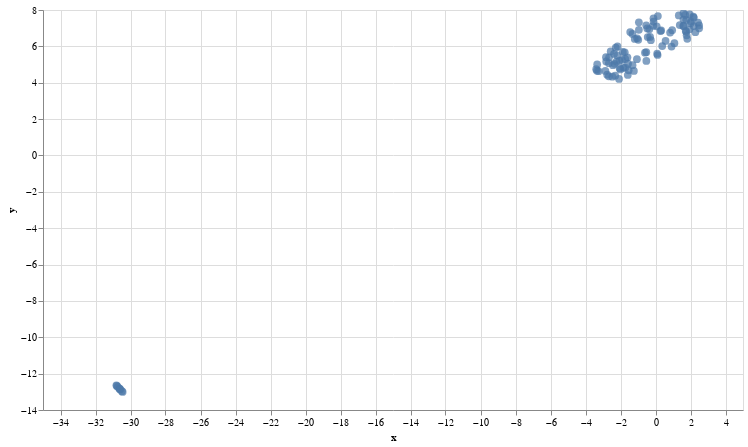

Write notebook code for a chart like this one.
### Markdown cell above
**Embedding Visualizations**

### Code cell
import pandas as pd
import numpy as np

content1 = pd.DataFrame(inquiry_embeddings.content)
embedding1 = list(inquiry_embeddings.embedding)

chart = umap_plot_big(content1,embedding1)
chart.interactive()

### Figure 1 — Vega-Lite specification as saved in the notebook (floating-point values rounded to 4 significant figures)
{"config": {"view": {"continuousWidth": 400, "continuousHeight": 300}}, "data": {"name": "data-849c166b3dd6b236a1d38c0f9427f987"}, "mark": {"type": "circle", "size": 60}, "encoding": {"tooltip": [{"field": "content", "type": "nominal"}], "x": {"field": "x", "scale": {"zero": false}, "type": "quantitative"}, "y": {"field": "y", "scale": {"zero": false}, "type": "quantitative"}}, "height": 400, "selection": {"selector001": {"type": "interval", "bind": "scales", "encodings": ["x", "y"]}}, "width": 700, "$schema": "https://vega.github.io/schema/vega-lite/v4.17.0.json", "datasets": {"data-849c166b3dd6b236a1d38c0f9427f987": [{"content": "INQUIRYID :20240118071921 ,circuitid : ,SPID :14998 ,ORDERID :4340451848 ,INQUIRYREASON :WIRELINE-MISSING RESIDUAL PAYMENT .CURRENTSPCOMMENT :We stopped receiving commissions after Sept'23 billings for this account. Please let us know why the account dropped off and if disconnected, please provide the disco date. Thank you! ,CURRENTSPOCCOMMENT :", "x": 0.9517, "y": 6.891}, {"content": "INQUIRYID :20240118094244 ,circuitid : ,SPID :11343 ,ORDERID :6783446148003 ,INQUIRYREASON :WIRELINE-MISSING RESIDUAL PAYMENT .CURRENTSPCOMMENT :our partner Cynergy Telecom LLC reached out inquirying about City of Snellville regarding their missing Sept and Oct commission( Aug and Sept usage month) The partner never received a true up for missed months ,CURRENTSPOCCOMMENT :", "x": -1.062, "y": 5.295}, {"content": "INQUIRYID :20240118100325880-0 ,circuitid : ,SPID :51048 ,ORDERID :8210774423 ,INQUIRYREASON :WIRELINE-MISSING UPFRONT PAYMENT .CURRENTSPCOMMENT :Missing Upfront Payment ,CURRENTSPOCCOMMENT :", "x": -2.012, "y": 4.728}, {"content": "INQUIRYID :20240118100325880-1 ,circuitid : ,SPID :51048 ,ORDERID :8210774427 ,INQUIRYREASON :WIRELINE-MISSING UPFRONT PAYMENT .CURRENTSPCOMMENT :Missing Upfront Payment ,CURRENTSPOCCOMMENT :", "x": -1.91, "y": 5.255}, {"content": "INQUIRYID :20240118100325880-10 ,circuitid : ,SPID :51048 ,ORDERID :8290383875 ,INQUIRYREASON :WIRELINE-MISSING UPFRONT PAYMENT .CURRENTSPCOMMENT :Missing Upfront Payment ,CURRENTSPOCCOMMENT :", "x": -2.045, "y": 4.799}, {"content": "INQUIRYID :20240118100325880-11 ,circuitid : ,SPID :51048 ,ORDERID :8290383875 ,INQUIRYREASON :WIRELINE-MISSING UPFRONT PAYMENT .CURRENTSPCOMMENT :Missing Upfront Payment ,CURRENTSPOCCOMMENT :", "x": -2.068, "y": 5.215}, {"content": "INQUIRYID :20240118100325880-12 ,circuitid : ,SPID :51048 ,ORDERID :8263498436 ,INQUIRYREASON :WIRELINE-MISSING UPFRONT PAYMENT .CURRENTSPCOMMENT :Missing Upfront Payment ,CURRENTSPOCCOMMENT :", "x": -1.825, "y": 4.819}, {"content": "INQUIRYID :20240118100325880-13 ,circuitid : ,SPID :51048 ,ORDERID :8286482336 ,INQUIRYREASON :WIRELINE-MISSING UPFRONT PAYMENT .CURRENTSPCOMMENT :Missing Upfront Payment ,CURRENTSPOCCOMMENT :", "x": -2.562, "y": 5.719}, {"content": "INQUIRYID :20240118100325880-14 ,circuitid : ,SPID :51048 ,ORDERID :8286482336 ,INQUIRYREASON :WIRELINE-MISSING UPFRONT PAYMENT .CURRENTSPCOMMENT :Missing Upfront Payment ,CURRENTSPOCCOMMENT :", "x": -2.829, "y": 5.406}, {"content": "INQUIRYID :20240118100325880-15 ,circuitid : ,SPID :51048 ,ORDERID :8220456337 ,INQUIRYREASON :WIRELINE-MISSING UPFRONT PAYMENT .CURRENTSPCOMMENT :Missing Upfront Payment ,CURRENTSPOCCOMMENT :", "x": -2.653, "y": 5.4}, {"content": "INQUIRYID :20240118100325880-16 ,circuitid : ,SPID :51048 ,ORDERID :8220456338 ,INQUIRYREASON :WIRELINE-MISSING UPFRONT PAYMENT .CURRENTSPCOMMENT :Missing Upfront Payment ,CURRENTSPOCCOMMENT :", "x": -2.346, "y": 5.042}, {"content": "INQUIRYID :20240118100325880-17 ,circuitid : ,SPID :51048 ,ORDERID :8219173072 ,INQUIRYREASON :WIRELINE-MISSING UPFRONT PAYMENT .CURRENTSPCOMMENT :Missing Upfront Payment ,CURRENTSPOCCOMMENT :", "x": -1.757, "y": 5.674}, {"content": "INQUIRYID :20240118100325880-18 ,circuitid : ,SPID :51048 ,ORDERID :8286439509 ,INQUIRYREASON :WIRELINE-MISSING UPFRONT PAYMENT .CURRENTSPCOMMENT :Missing Upfront Payment ,CURRENTSPOCCOMMENT :", "x": -2.817, "y": 5.168}, {"content": "INQUIRYID :20240118100325880-19 ,circuitid : ,SPID :51048 ,ORDERID :8286439509 ,INQUIRYREASON :WIRELINE-MISSING UPFRONT PAYMENT .CURRENTSPCOMMENT :Missing Upfront Payment ,CURRENTSPOCCOMMENT :", "x": -2.663, "y": 5.073}, {"content": "INQUIRYID :20240118100325880-2 ,circuitid : ,SPID :51048 ,ORDERID :8142065352 ,INQUIRYREASON :WIRELINE-MISSING UPFRONT PAYMENT .CURRENTSPCOMMENT :Missing Upfront Payment ,CURRENTSPOCCOMMENT :", "x": -1.57, "y": 5.048}, {"content": "INQUIRYID :20240118100325880-20 ,circuitid : ,SPID :51048 ,ORDERID :8284310455 ,INQUIRYREASON :WIRELINE-MISSING UPFRONT PAYMENT .CURRENTSPCOMMENT :Missing Upfront Payment ,CURRENTSPOCCOMMENT :", "x": -2.761, "y": 4.441}, {"content": "INQUIRYID :20240118100325880-21 ,circuitid : ,SPID :51048 ,ORDERID :8219353506 ,INQUIRYREASON :WIRELINE-MISSING UPFRONT PAYMENT .CURRENTSPCOMMENT :Missing Upfront Payment ,CURRENTSPOCCOMMENT :", "x": -2.233, "y": 5.161}, {"content": "INQUIRYID :20240118100325880-22 ,circuitid : ,SPID :51048 ,ORDERID :8219353506 ,INQUIRYREASON :WIRELINE-MISSING UPFRONT PAYMENT .CURRENTSPCOMMENT :Missing Upfront Payment ,CURRENTSPOCCOMMENT :", "x": -2.271, "y": 5.93}, {"content": "INQUIRYID :20240118100325880-23 ,circuitid : ,SPID :51048 ,ORDERID :8216708364 ,INQUIRYREASON :WIRELINE-MISSING UPFRONT PAYMENT .CURRENTSPCOMMENT :Missing Upfront Payment ,CURRENTSPOCCOMMENT :", "x": -2.191, "y": 5.501}, {"content": "INQUIRYID :20240118100325880-24 ,circuitid : ,SPID :51048 ,ORDERID :8216708364 ,INQUIRYREASON :WIRELINE-MISSING UPFRONT PAYMENT .CURRENTSPCOMMENT :Missing Upfront Payment ,CURRENTSPOCCOMMENT :", "x": -2.171, "y": 5.996}, {"content": "INQUIRYID :20240118100325880-25 ,circuitid : ,SPID :51048 ,ORDERID :8285344562 ,INQUIRYREASON :WIRELINE-MISSING UPFRONT PAYMENT .CURRENTSPCOMMENT :Missing Upfront Payment ,CURRENTSPOCCOMMENT :", "x": -2.37, "y": 5.586}, {"content": "INQUIRYID :20240118100325880-26 ,circuitid : ,SPID :51048 ,ORDERID :8285344562 ,INQUIRYREASON :WIRELINE-MISSING UPFRONT PAYMENT .CURRENTSPCOMMENT :Missing Upfront Payment ,CURRENTSPOCCOMMENT :", "x": -1.584, "y": 4.425}, {"content": "INQUIRYID :20240118100325880-27 ,circuitid : ,SPID :51048 ,ORDERID :8285344566 ,INQUIRYREASON :WIRELINE-MISSING UPFRONT PAYMENT .CURRENTSPCOMMENT :Missing Upfront Payment ,CURRENTSPOCCOMMENT :", "x": -1.604, "y": 5.396}, {"content": "INQUIRYID :20240118100325880-28 ,circuitid : ,SPID :51048 ,ORDERID :8285344566 ,INQUIRYREASON :WIRELINE-MISSING UPFRONT PAYMENT .CURRENTSPCOMMENT :Missing Upfront Payment ,CURRENTSPOCCOMMENT :", "x": -1.727, "y": 5.303}, {"content": "INQUIRYID :20240118100325880-29 ,circuitid : ,SPID :51048 ,ORDERID :8224835350 ,INQUIRYREASON :WIRELINE-MISSING UPFRONT PAYMENT .CURRENTSPCOMMENT :Missing Upfront Payment ,CURRENTSPOCCOMMENT :", "x": -2.435, "y": 4.968}, {"content": "INQUIRYID :20240118100325880-3 ,circuitid : ,SPID :51048 ,ORDERID :8142065352 ,INQUIRYREASON :WIRELINE-MISSING UPFRONT PAYMENT .CURRENTSPCOMMENT :Missing Upfront Payment ,CURRENTSPOCCOMMENT :", "x": -1.728, "y": 4.827}, {"content": "INQUIRYID :20240118100325880-30 ,circuitid : ,SPID :51048 ,ORDERID :8224835350 ,INQUIRYREASON :WIRELINE-MISSING UPFRONT PAYMENT .CURRENTSPCOMMENT :Missing Upfront Payment ,CURRENTSPOCCOMMENT :", "x": -2.865, "y": 4.648}, {"content": "INQUIRYID :20240118100325880-31 ,circuitid : ,SPID :51048 ,ORDERID :8284234910 ,INQUIRYREASON :WIRELINE-MISSING UPFRONT PAYMENT .CURRENTSPCOMMENT :Missing Upfront Payment ,CURRENTSPOCCOMMENT :", "x": -1.866, "y": 5.696}, {"content": "INQUIRYID :20240118100325880-32 ,circuitid : ,SPID :51048 ,ORDERID :8284234916 ,INQUIRYREASON :WIRELINE-MISSING UPFRONT PAYMENT .CURRENTSPCOMMENT :Missing Upfront Payment ,CURRENTSPOCCOMMENT :", "x": -1.533, "y": 4.68}, {"content": "INQUIRYID :20240118100325880-4 ,circuitid : ,SPID :51048 ,ORDERID :8142065354 ,INQUIRYREASON :WIRELINE-MISSING UPFRONT PAYMENT .CURRENTSPCOMMENT :Missing Upfront Payment ,CURRENTSPOCCOMMENT :", "x": -1.235, "y": 4.648}, {"content": "INQUIRYID :20240118100325880-5 ,circuitid : ,SPID :51048 ,ORDERID :8142065354 ,INQUIRYREASON :WIRELINE-MISSING UPFRONT PAYMENT .CURRENTSPCOMMENT :Missing Upfront Payment ,CURRENTSPOCCOMMENT :", "x": -1.312, "y": 4.964}, {"content": "INQUIRYID :20240118100325880-6 ,circuitid : ,SPID :51048 ,ORDERID :8224848952 ,INQUIRYREASON :WIRELINE-MISSING UPFRONT PAYMENT .CURRENTSPCOMMENT :Missing Upfront Payment ,CURRENTSPOCCOMMENT :", "x": -2.303, "y": 4.39}, {"content": "INQUIRYID :20240118100325880-7 ,circuitid : ,SPID :51048 ,ORDERID :8224848952 ,INQUIRYREASON :WIRELINE-MISSING UPFRONT PAYMENT .CURRENTSPCOMMENT :Missing Upfront Payment ,CURRENTSPOCCOMMENT :", "x": -2.084, "y": 4.211}, {"content": "INQUIRYID :20240118100325880-8 ,circuitid : ,SPID :51048 ,ORDERID :8224848956 ,INQUIRYREASON :WIRELINE-MISSING UPFRONT PAYMENT .CURRENTSPCOMMENT :Missing Upfront Payment ,CURRENTSPOCCOMMENT :", "x": -2.465, "y": 4.329}, {"content": "INQUIRYID :20240118100325880-9 ,circuitid : ,SPID :51048 ,ORDERID :8224848956 ,INQUIRYREASON :WIRELINE-MISSING UPFRONT PAYMENT .CURRENTSPCOMMENT :Missing Upfront Payment ,CURRENTSPOCCOMMENT :", "x": -2.668, "y": 4.351}, {"content": "INQUIRYID :20240118113411 ,circuitid :MOD ,SPID :41163 ,ORDERID :6179354864* ,INQUIRYREASON :MOBILITY-MISSING UPFRONT PAYMENT .CURRENTSPCOMMENT :We do not see this as being paid on thestaement for Oct sales.  Can you please check and  confirm payment? ,CURRENTSPOCCOMMENT :", "x": -3.345, "y": 4.662}, {"content": "INQUIRYID :20240118115752 ,circuitid :MOF ,SPID :41163 ,ORDERID :8572102311* ,INQUIRYREASON :MOBILITY-INCORRECT PAYMENT .CURRENTSPCOMMENT :We wer epid for the feature ILWC, bit not for therate plan BEASVM4I ,CURRENTSPOCCOMMENT :", "x": -3.255, "y": 4.632}, {"content": "INQUIRYID :20240118122405 ,circuitid :0000248486 ,SPID :11343 ,ORDERID :311568320 ,INQUIRYREASON :WIRELINE-INCORRECT PAYMENT .CURRENTSPCOMMENT :Checking to see what caused the chargeback in September ,CURRENTSPOCCOMMENT :", "x": 1.781, "y": 6.61}, {"content": "INQUIRYID :20240118122722 ,circuitid :MLEC935138ATI ,SPID :11343 ,ORDERID :1026426661 ,INQUIRYREASON :WIRELINE-MISSING RESIDUAL PAYMENT .CURRENTSPCOMMENT :We did not receive a commission payment in Nov and Dec for the services associated with the $659.79. Can you advise what changes were made to the services? ,CURRENTSPOCCOMMENT :", "x": 0.09542, "y": 5.596}, {"content": "INQUIRYID :20240118140856 ,circuitid : ,SPID :41163 ,ORDERID :6032894152UPGT ,INQUIRYREASON :MOBILITY-MISSING UPFRONT PAYMENT .CURRENTSPCOMMENT :Upgrade not paid ,CURRENTSPOCCOMMENT :", "x": -3.389, "y": 4.743}, {"content": "INQUIRYID :20240118141136 ,circuitid : ,SPID :41163 ,ORDERID :6032894152UPGT ,INQUIRYREASON :MOBILITY-MISSING UPFRONT PAYMENT .CURRENTSPCOMMENT :Commission not paid ,CURRENTSPOCCOMMENT :", "x": -3.334, "y": 5.009}, {"content": "INQUIRYID :20240118144553 ,circuitid :8310009457794 ,SPID :41978 ,ORDERID :1-AO67SEJ-B0001 ,INQUIRYREASON :WIRELINE-MISSING RESIDUAL PAYMENT .CURRENTSPCOMMENT :Missing residuals for 04/22 - 08/22 bills dates. ,CURRENTSPOCCOMMENT :", "x": -0.3541, "y": 6.939}, {"content": "INQUIRYID :20240118145228 ,circuitid : ,SPID :11343 ,ORDERID :7504098736 ,INQUIRYREASON :WIRELINE-MISSING RESIDUAL PAYMENT .CURRENTSPCOMMENT :Checking to see if the account is past due or if the services have been disconnected. If the services have been disconnected, please provide the disconnection date and the reason for the disconnection. We have not received a commission payment since October. ,CURRENTSPOCCOMMENT :", "x": 0.5756, "y": 6.3}, {"content": "INQUIRYID :20240118145232 ,circuitid :DHEC631385811ATI ,SPID :41978 ,ORDERID :RENEWAL607098-1 ,INQUIRYREASON :WIRELINE-MISSING RESIDUAL PAYMENT .CURRENTSPCOMMENT :Missing May21, Oct21 - 11/23 bill dates. ,CURRENTSPOCCOMMENT :", "x": -0.2654, "y": 6.337}, {"content": "INQUIRYID :20240118145347 ,circuitid :DHEC631385812ATI ,SPID :41978 ,ORDERID :RENEWAL607098-2 ,INQUIRYREASON :WIRELINE-MISSING BONUS .CURRENTSPCOMMENT :Missing May21, Oct21 - 11/23 bill dates ,CURRENTSPOCCOMMENT :", "x": -0.4441, "y": 6.508}, {"content": "INQUIRYID :20240118145431 ,circuitid :DHEC631385813ATI ,SPID :41978 ,ORDERID :RENEWAL607098-3 ,INQUIRYREASON :WIRELINE-MISSING RESIDUAL PAYMENT .CURRENTSPCOMMENT :Missing May21, Oct21 - 11/23 bill dates. ,CURRENTSPOCCOMMENT :", "x": -0.3084, "y": 6.517}, {"content": "INQUIRYID :20240118145852 ,circuitid :BREC553255ATI ,SPID :41978 ,ORDERID :1018947116 ,INQUIRYREASON :WIRELINE-MISSING RESIDUAL PAYMENT .CURRENTSPCOMMENT :Customer account paid under 1018947116\\n and 1018947116_X. Missing 5/21 - 10/21, 12/21, 2/21, and 10/23 bill dates between these two AT&T order IDs ,CURRENTSPOCCOMMENT :", "x": 1.958, "y": 7.757}, {"content": "INQUIRYID :20240118161720 ,circuitid : ,SPID :16573 ,ORDERID :1-LVW3IQ6-B0001 ,INQUIRYREASON :WIRELINE-MISSING RESIDUAL PAYMENT .CURRENTSPCOMMENT :WEX Health (23). Toll Free order # 1-LVW3IQ6-B0001. Missing all residuals. 1/18/24, I sent an email to my TSC Jody Baker asking him to ensure the sub account is loaded to DB for this order.  Acct # 831-001-0953-563.  Sub Acct # 831-001-3176 493. Sept '23 @ $.35.  Oct '23 @ $3.73.  Nov '23 @ $15.94.  Dec '23 @ $571.18. RIC Code 689-229.  Rome Oppty 1-L65E1JT. Please start residuals. Thanks. ,CURRENTSPOCCOMMENT :", "x": 0.1359, "y": 7.665}, {"content": "INQUIRYID :20240118225326 ,circuitid :MMEC864993ATI ,SPID :40634 ,ORDERID :RENEWALNBI14347977B ,INQUIRYREASON :WIRELINE-INCORRECT PAYMENT .CURRENTSPCOMMENT :This renewal was signed on 3-1-22 so not understanding why there are now credits being posted on the bill with a completion date of 10/20/2021 and credit dates of 10/17/2023 - 10/18/2023. This is for the Oct-23 Billing/Nov-23 Cycle/Dec-23 Run. BEID - MMEC864993ATI. ,CURRENTSPOCCOMMENT :", "x": -30.49, "y": -12.96}, {"content": "INQUIRYID :20240119014843 ,circuitid :MMEC741470ATI ,SPID :40634 ,ORDERID :RENEWALNBI14347977C ,INQUIRYREASON :WIRELINE-INCORRECT PAYMENT .CURRENTSPCOMMENT :This renewal was signed on 3-1-22 so not understanding why there are now credits being posted on the bill with a completion date of 10/20/2021 and credit dates of 10/17/2023 - 10/18/2023. This is for the Oct-23 Billing/Nov-23 Cycle/Dec-23 Run. BEID - MMEC741470ATI. ,CURRENTSPOCCOMMENT :", "x": -30.45, "y": -13.0}, {"content": "INQUIRYID :20240119015754 ,circuitid :IUEC898283ATI ,SPID :40634 ,ORDERID :RENEWALNBI14347977D ,INQUIRYREASON :WIRELINE-INCORRECT PAYMENT .CURRENTSPCOMMENT :This renewal was signed on 3-1-22 so not understanding why there are now credits being posted on the bill with a completion date of 10/20/2021 and credit dates of 10/17/2023 - 10/18/2023. This is for the Oct-23 Billing/Nov-23 Cycle/Dec-23 Run. BEID - IUEC898283ATI. ,CURRENTSPOCCOMMENT :", "x": -30.73, "y": -12.73}, {"content": "INQUIRYID :20240119020240 ,circuitid :MMEC879693ATI ,SPID :40634 ,ORDERID :RENEWALNBI14347977E ,INQUIRYREASON :WIRELINE-INCORRECT PAYMENT .CURRENTSPCOMMENT :This renewal was signed on 3-1-22 so not understanding why there are now credits being posted on the bill with a completion date of 10/20/2021 and credit dates of 10/17/2023 - 10/18/2023. This is for the Oct-23 Billing/Nov-23 Cycle/Dec-23 Run. BEID - MMEC879693ATI. ,CURRENTSPOCCOMMENT :", "x": -30.63, "y": -12.82}, {"content": "INQUIRYID :20240119020515 ,circuitid :IUEC654990ATI ,SPID :40634 ,ORDERID :RENEWALNBI14347977F ,INQUIRYREASON :WIRELINE-INCORRECT PAYMENT .CURRENTSPCOMMENT :This renewal was signed on 3-1-22 so not understanding why there are now credits being posted on the bill with a completion date of 10/20/2021 and credit dates of 10/17/2023 - 10/18/2023. This is for the Oct-23 Billing/Nov-23 Cycle/Dec-23 Run. BEID - IUEC654990ATI. ,CURRENTSPOCCOMMENT :", "x": -30.61, "y": -12.84}, {"content": "INQUIRYID :20240119020719 ,circuitid :MMEC740007ATI ,SPID :40634 ,ORDERID :RENEWALNBI14347977G ,INQUIRYREASON :WIRELINE-INCORRECT PAYMENT .CURRENTSPCOMMENT :This renewal was signed on 3-1-22 so not understanding why there are now credits being posted on the bill with a completion date of 10/20/2021 and credit dates of 10/17/2023 - 10/18/2023. This is for the Oct-23 Billing/Nov-23 Cycle/Dec-23 Run. BEID - MMEC740007ATI. ,CURRENTSPOCCOMMENT :", "x": -30.81, "y": -12.65}, {"content": "INQUIRYID :20240119020856 ,circuitid :BBEC544658ATI ,SPID :40634 ,ORDERID :RENEWALNBI14347977H ,INQUIRYREASON :WIRELINE-INCORRECT PAYMENT .CURRENTSPCOMMENT :This renewal was signed on 3-1-22 so not understanding why there are now credits being posted on the bill with a completion date of 10/20/2021 and credit dates of 10/17/2023 - 10/18/2023. This is for the Oct-23 Billing/Nov-23 Cycle/Dec-23 Run. BEID - BBEC544658ATI. ,CURRENTSPOCCOMMENT :", "x": -30.78, "y": -12.68}, {"content": "INQUIRYID :20240119021133 ,circuitid :MLEC500367ATI ,SPID :40634 ,ORDERID :RENEWALNBI14347977I ,INQUIRYREASON :WIRELINE-INCORRECT PAYMENT .CURRENTSPCOMMENT :This renewal was signed on 3-1-22 so not understanding why there are now credits being posted on the bill with a completion date of 10/20/2021 and credit dates of 10/17/2023 - 10/18/2023. This is for the Oct-23 Billing/Nov-23 Cycle/Dec-23 Run. BEID - MLEC500367ATI. ,CURRENTSPOCCOMMENT :", "x": -30.59, "y": -12.87}, {"content": "INQUIRYID :20240116112330 ,circuitid : ,SPID :15081 ,ORDERID :3689BNQK ,INQUIRYREASON :WIRELINE-MISSING RESIDUAL PAYMENT .CURRENTSPCOMMENT :HR-089143\\nOrder ID 3689BNQK missing residuals May 2021 â disconnect date 10-Jan-2022 please load ,CURRENTSPOCCOMMENT :", "x": -0.5303, "y": 7.157}, {"content": "INQUIRYID :20240116110420 ,circuitid : ,SPID :15081 ,ORDERID :3689-0833_X ,INQUIRYREASON :WIRELINE-MISSING RESIDUAL PAYMENT .CURRENTSPCOMMENT :HR-090127 ,CURRENTSPOCCOMMENT :", "x": -1.052, "y": 6.44}, {"content": "INQUIRYID :20240116112035 ,circuitid : ,SPID :15081 ,ORDERID :36890907 ,INQUIRYREASON :WIRELINE-MISSING RESIDUAL PAYMENT .CURRENTSPCOMMENT :HR-089143\\nOrder ID 36890907 missing residuals May 2021 â disconnect date 10-Jan-2022 please load ,CURRENTSPOCCOMMENT :", "x": -0.1351, "y": 7.131}, {"content": "INQUIRYID :20240116115403 ,circuitid : ,SPID :15081 ,ORDERID :3689-BBKS ,INQUIRYREASON :WIRELINE-MISSING RESIDUAL PAYMENT .CURRENTSPCOMMENT :HR-090713\\nOrder 3689-BBKS disconnected 7/13/22 on the 8/11/22 bill, missing May 2021 billing month residuals ,CURRENTSPOCCOMMENT :", "x": 0.2851, "y": 6.838}, {"content": "INQUIRYID :20240116105155 ,circuitid : ,SPID :15081 ,ORDERID :3671-BBSY ,INQUIRYREASON :WIRELINE-MISSING RESIDUAL PAYMENT .CURRENTSPCOMMENT :need May 2021 billing month loaded \\nHR-094030 ,CURRENTSPOCCOMMENT :", "x": -1.445, "y": 6.789}, {"content": "INQUIRYID :20240116122452 ,circuitid :BREC976114ATI ,SPID :41764 ,ORDERID :RENEWAL20220607-5125 ,INQUIRYREASON :WIRELINE-MISSING RESIDUAL PAYMENT .CURRENTSPCOMMENT :our partner reached out inquiring about Precision Surveyors regarding the stop in commission. The partner would like to know why the commission did not pay for Nov 2023 usage month ,CURRENTSPOCCOMMENT :", "x": 0.3843, "y": 6.016}, {"content": "INQUIRYID :20240116104241 ,circuitid : ,SPID :15081 ,ORDERID :3689-BBLV ,INQUIRYREASON :WIRELINE-MISSING RESIDUAL PAYMENT .CURRENTSPCOMMENT :Need May 2021 billing loaded. HR-094030 ,CURRENTSPOCCOMMENT :", "x": -1.185, "y": 6.407}, {"content": "INQUIRYID :20240116105958 ,circuitid : ,SPID :15081 ,ORDERID :36890265 ,INQUIRYREASON :WIRELINE-MISSING RESIDUAL PAYMENT .CURRENTSPCOMMENT :Order ID 36890265 has had multiple WRONG BEIDs listed. It is now correct in DB at circuit ID MFEC968956ATI. Please see attached spreadsheet we need ALL blue line items recouped as they all paid under the wrong BEIDs. I then need the correct residuals loaded  HR-090137 ,CURRENTSPOCCOMMENT :", "x": -0.1166, "y": 7.541}, {"content": "INQUIRYID :20240116224513 ,circuitid :3706224 ,SPID :15464 ,ORDERID :RENEWAL20230412-9734-12P ,INQUIRYREASON :WIRELINE-MISSING RESIDUAL PAYMENT .CURRENTSPCOMMENT :Account Stopped Paying; Why did this account stop paying after the Aug-23 Billing? Missing payment for 3 months; Sep-23 to Nov-23 Billing months. Please issue fix to resume payment and TU for missing months. BAN - 8310007944044; Port ID - 3706224; Product - AVPN Port; MRC - $654.94. ,CURRENTSPOCCOMMENT :", "x": 0.834, "y": 6.756}, {"content": "INQUIRYID :20240116130943 ,circuitid : ,SPID :50196 ,ORDERID :AD1117488 ,INQUIRYREASON :WIRELINE-MISSING RESIDUAL PAYMENT .CURRENTSPCOMMENT :BEID 98.KGGS.883217..SW on 410-072-2239. Install date 9/5/23\\n ,CURRENTSPOCCOMMENT :", "x": -1.316, "y": 6.686}, {"content": "INQUIRYID :20240116111511 ,circuitid : ,SPID :15081 ,ORDERID :3671-1959 ,INQUIRYREASON :WIRELINE-INCORRECT PAYMENT .CURRENTSPCOMMENT :\\nHR-089547\\nOrder ID 3671-1959 pleaser recoup entire amount as this is a duplicate of order ID ,CURRENTSPOCCOMMENT :", "x": 2.159, "y": 7.634}, {"content": "INQUIRYID :20240116232202 ,circuitid :NO BEID-105235087 ,SPID :15464 ,ORDERID :RENEWAL616146-I_CR1 ,INQUIRYREASON :WIRELINE-MISSING RESIDUAL PAYMENT .CURRENTSPCOMMENT :\"Missing Months of Residual Payments; DMS has not received payment for the billing months of Apr 22 to Jan 23. This account was part of the AT&T Disconnected circuits sweep and was taken out incorrectly. Leah Bromley researched and opened a ticket to get it paying again - Ticket 4618. But we have not received any payments. \\nBEID 3126663\\nBAN 8310007944044\\nAVPN Port 20M\"\\n ,CURRENTSPOCCOMMENT :", "x": 1.08, "y": 6.172}, {"content": "INQUIRYID :20240116114933 ,circuitid :BBEC628711ATI ,SPID :11343 ,ORDERID :1023234699 ,INQUIRYREASON :WIRELINE-INCORRECT PAYMENT .CURRENTSPCOMMENT :Our partner Cloud9 Technology Consulting LLC reached out inquiring about Grady Rentals regarding the chargeback received for Nov usage month (541.47).The partner would like to know why there was a chargeback ,CURRENTSPOCCOMMENT :", "x": 1.816, "y": 6.418}, {"content": "INQUIRYID :20240116104849 ,circuitid : ,SPID :15081 ,ORDERID :3671-1800 ,INQUIRYREASON :WIRELINE-MISSING RESIDUAL PAYMENT .CURRENTSPCOMMENT :need May 2021 billing month loaded  / HR-094030 ,CURRENTSPOCCOMMENT :", "x": -0.985, "y": 6.362}, {"content": "INQUIRYID :20240116114736 ,circuitid : ,SPID :15081 ,ORDERID :3689-BFZC ,INQUIRYREASON :WIRELINE-MISSING RESIDUAL PAYMENT .CURRENTSPCOMMENT :HR-090186\\n3689-BFZC â This is missing 5/11/21 â 8/11/21 ,CURRENTSPOCCOMMENT :", "x": -0.9502, "y": 7.32}, {"content": "INQUIRYID :20240116115741 ,circuitid : ,SPID :15081 ,ORDERID :36565510 ,INQUIRYREASON :WIRELINE-INCORRECT PAYMENT .CURRENTSPCOMMENT :HR-090182\\nOrder ID 36565510 â This only paid upfront, need residuals loaded - billing started 12/9/21 on the 1/1/22 bill need first bill loaded to current 7/11/23. These accidently paid on an incorrect order ID 32610122A which is now cancelled and needs full recoup ,CURRENTSPOCCOMMENT :", "x": 1.386, "y": 7.169}, {"content": "INQUIRYID :20240116114321 ,circuitid : ,SPID :15081 ,ORDERID :3689-1657 ,INQUIRYREASON :WIRELINE-MISSING RESIDUAL PAYMENT .CURRENTSPCOMMENT :HR-090186\\nOrder 3689-BBKS disconnected 7/13/22 on the 8/11/22 bill, missing May 2021 billing month residuals ,CURRENTSPOCCOMMENT :", "x": 0.3235, "y": 6.876}, {"content": "INQUIRYID :20240116115125 ,circuitid : ,SPID :15081 ,ORDERID :36561115 ,INQUIRYREASON :WIRELINE-MISSING RESIDUAL PAYMENT .CURRENTSPCOMMENT :HR-090713\\nOrder 36561115 disconnected 9/24/22 on the 11/1/22 invoice â this is missing 9/1/22, 10/1/22, and the 11/1/22 billing month residuals ,CURRENTSPOCCOMMENT :", "x": 0.06927, "y": 7.102}, {"content": "INQUIRYID :20240116231749 ,circuitid :MMEC.950127 ,SPID :15464 ,ORDERID :RENEWAL616146-AN_CR1 ,INQUIRYREASON :WIRELINE-MISSING RESIDUAL PAYMENT .CURRENTSPCOMMENT :Missing Months of Residual Payments; DMS has not received payment for the billing months of Apr 22 to Jan 23. This account was part of the AT&T Disconnected circuits sweep and was taken out incorrectly. Leah Bromley researched and opened a ticket to get it paying again - Ticket 4618. But we have not received any payments. \\nBEID MMEC.950127\\tBAN 80029450121\\tAVPN Access 20M\\n\\n ,CURRENTSPOCCOMMENT :", "x": 0.9164, "y": 5.988}, {"content": "INQUIRYID :20240116091041 ,circuitid :IZEC694714ATI ,SPID :11343 ,ORDERID :1030208680 ,INQUIRYREASON :WIRELINE-INCORRECT PAYMENT .CURRENTSPCOMMENT :Our partner TelcoSolutions LLC reached out inquiring about Portman Holdings regarding their lower than expected MRC. The partner stated they are only being paid on $105.12 of billed revenue for this account that was sold for $1138.50. The partner would like to know why this account is paying so low. ,CURRENTSPOCCOMMENT :", "x": 1.751, "y": 6.8}, {"content": "INQUIRYID :20240116112304 ,circuitid : ,SPID :11343 ,ORDERID :1021106924 ,INQUIRYREASON :WIRELINE-MISSING RESIDUAL PAYMENT .CURRENTSPCOMMENT :Our partner Cloud9 Technology Consulting LLC reached out inquiring about Screenbeam regarding the missing Dec commission. The partner would like to know whey Dec commission ( Nov usage month) was not paid. ,CURRENTSPOCCOMMENT :", "x": 0.1205, "y": 5.525}, {"content": "INQUIRYID :20240116113658 ,circuitid : ,SPID :15081 ,ORDERID :3689-0197_X ,INQUIRYREASON :WIRELINE-MISSING RESIDUAL PAYMENT .CURRENTSPCOMMENT :HR-090186\\norder ID 3689-0197_X â this is missing 3/1/22 â 7/1/23 bill month residuals ,CURRENTSPOCCOMMENT :", "x": -0.1096, "y": 7.365}, {"content": "INQUIRYID :20240116103803 ,circuitid : ,SPID :15081 ,ORDERID :3671-BBSC ,INQUIRYREASON :WIRELINE-MISSING RESIDUAL PAYMENT .CURRENTSPCOMMENT :Missing residual for May 2021\\nHR-094030 ,CURRENTSPOCCOMMENT :", "x": -0.949, "y": 6.908}, {"content": "INQUIRYID :20240116111154 ,circuitid : ,SPID :15081 ,ORDERID :36711959 ,INQUIRYREASON :WIRELINE-MISSING RESIDUAL PAYMENT .CURRENTSPCOMMENT :HR-089547\\nOrder ID 36711959 missing residual months May 2021, Aug â Nov 2021, Oct 2022 â June 2023 please load ,CURRENTSPOCCOMMENT :", "x": -0.4705, "y": 6.986}, {"content": "INQUIRYID :20240116112639 ,circuitid : ,SPID :15081 ,ORDERID :3671-BCGK ,INQUIRYREASON :WIRELINE-MISSING RESIDUAL PAYMENT .CURRENTSPCOMMENT :HR-090183\\n3671-BCGK was incorrectly coded with a circuit ID but it is now updated to port ID 3370563 a recoup of all items (blue highlights on spreadsheet attached) needs to happen and then please repay at the correct amount. Need May 2021 billing - July 2023 billi ,CURRENTSPOCCOMMENT :", "x": 2.493, "y": 7.16}, {"content": "INQUIRYID :20240117132445 ,circuitid : ,SPID :14998 ,ORDERID :7379207920 ,INQUIRYREASON :WIRELINE-MISSING RESIDUAL PAYMENT .CURRENTSPCOMMENT :Com 135757 - Hi, Team, we are not receiving commissions for the attached invoice/submitted Order number. Please let us know if this will be tagged and trued up. If commissioning please provide correct Order number. Thank you! ,CURRENTSPOCCOMMENT :", "x": -0.5256, "y": 5.681}, {"content": "INQUIRYID :20240117132918 ,circuitid : ,SPID :11343 ,ORDERID :N79916342 ,INQUIRYREASON :WIRELINE-MISSING RESIDUAL PAYMENT .CURRENTSPCOMMENT :SPID # 43875, Account numbers 818-704-1502,818-704-1502-634*, Sub acc #  SS4Z79 - We have not received the UpFront or any commission payments\\n ,CURRENTSPOCCOMMENT :", "x": -0.5229, "y": 5.198}, {"content": "INQUIRYID :20240117135013 ,circuitid : ,SPID :14998 ,ORDERID :4215164660 ,INQUIRYREASON :WIRELINE-MISSING RESIDUAL PAYMENT .CURRENTSPCOMMENT :Com 135768 -  Hi, Team, we are not receiving commissions for the attached invoice/submitted Order number. Please let us know if this will be tagged and trued up. If commissioning please provide correct Order number. Thank you! ,CURRENTSPOCCOMMENT :", "x": -0.6008, "y": 5.655}, {"content": "INQUIRYID :20240117135800962-0 ,circuitid : ,SPID :14998 ,ORDERID :3374BCWR ,INQUIRYREASON :WIRELINE-MISSING RESIDUAL PAYMENT .CURRENTSPCOMMENT :COM 136946 - Account had significant chargebacks. Please provide disconnect effective date or new Order ID. ,CURRENTSPOCCOMMENT :", "x": 1.728, "y": 6.853}, {"content": "INQUIRYID :20240117135800962-1 ,circuitid : ,SPID :14998 ,ORDERID :3374BCWW ,INQUIRYREASON :WIRELINE-MISSING RESIDUAL PAYMENT .CURRENTSPCOMMENT :COM 136946 - Account had significant chargebacks. Please provide disconnect effective date or new Order ID. ,CURRENTSPOCCOMMENT :", "x": 1.589, "y": 7.129}, {"content": "INQUIRYID :20240117135800962-10 ,circuitid : ,SPID :14998 ,ORDERID :3374BDBF ,INQUIRYREASON :WIRELINE-MISSING RESIDUAL PAYMENT .CURRENTSPCOMMENT :COM 136946 - Account had significant chargebacks. Please provide disconnect effective date or new Order ID. ,CURRENTSPOCCOMMENT :", "x": 1.331, "y": 7.698}, {"content": "INQUIRYID :20240117135800962-11 ,circuitid : ,SPID :14998 ,ORDERID :3374BDDV ,INQUIRYREASON :WIRELINE-MISSING RESIDUAL PAYMENT .CURRENTSPCOMMENT :COM 136946 - Account had significant chargebacks. Please provide disconnect effective date or new Order ID. ,CURRENTSPOCCOMMENT :", "x": 1.597, "y": 7.471}, {"content": "INQUIRYID :20240117135800962-12 ,circuitid : ,SPID :14998 ,ORDERID :3374BDDZ ,INQUIRYREASON :WIRELINE-MISSING RESIDUAL PAYMENT .CURRENTSPCOMMENT :COM 136946 - Account had significant chargebacks. Please provide disconnect effective date or new Order ID. ,CURRENTSPOCCOMMENT :", "x": 2.025, "y": 7.361}, {"content": "INQUIRYID :20240117135800962-13 ,circuitid : ,SPID :14998 ,ORDERID :3374BDFF ,INQUIRYREASON :WIRELINE-MISSING RESIDUAL PAYMENT .CURRENTSPCOMMENT :COM 136946 - Account had significant chargebacks. Please provide disconnect effective date or new Order ID. ,CURRENTSPOCCOMMENT :", "x": 1.758, "y": 7.455}, {"content": "INQUIRYID :20240117135800962-14 ,circuitid : ,SPID :14998 ,ORDERID :3374BDFM ,INQUIRYREASON :WIRELINE-MISSING RESIDUAL PAYMENT .CURRENTSPCOMMENT :COM 136946 - Account had significant chargebacks. Please provide disconnect effective date or new Order ID. ,CURRENTSPOCCOMMENT :", "x": 2.191, "y": 7.586}, {"content": "INQUIRYID :20240117135800962-15 ,circuitid : ,SPID :14998 ,ORDERID :3374BDFZ ,INQUIRYREASON :WIRELINE-MISSING RESIDUAL PAYMENT .CURRENTSPCOMMENT :COM 136946 - Account had significant chargebacks. Please provide disconnect effective date or new Order ID. ,CURRENTSPOCCOMMENT :", "x": 1.701, "y": 7.729}, {"content": "INQUIRYID :20240117135800962-16 ,circuitid : ,SPID :14998 ,ORDERID :3374BDGC ,INQUIRYREASON :WIRELINE-MISSING RESIDUAL PAYMENT .CURRENTSPCOMMENT :COM 136946 - Account had significant chargebacks. Please provide disconnect effective date or new Order ID. ,CURRENTSPOCCOMMENT :", "x": 1.609, "y": 7.113}, {"content": "INQUIRYID :20240117135800962-17 ,circuitid : ,SPID :14998 ,ORDERID :3374-BDGG ,INQUIRYREASON :WIRELINE-MISSING RESIDUAL PAYMENT .CURRENTSPCOMMENT :COM 136946 - Account had significant chargebacks. Please provide disconnect effective date or new Order ID. ,CURRENTSPOCCOMMENT :", "x": 2.183, "y": 7.115}, {"content": "INQUIRYID :20240117135800962-18 ,circuitid : ,SPID :14998 ,ORDERID :3374BDGH ,INQUIRYREASON :WIRELINE-MISSING RESIDUAL PAYMENT .CURRENTSPCOMMENT :COM 136946 - Account had significant chargebacks. Please provide disconnect effective date or new Order ID. ,CURRENTSPOCCOMMENT :", "x": 2.43, "y": 7.306}, {"content": "INQUIRYID :20240117135800962-19 ,circuitid : ,SPID :14998 ,ORDERID :3374BDGK ,INQUIRYREASON :WIRELINE-MISSING RESIDUAL PAYMENT .CURRENTSPCOMMENT :COM 136946 - Account had significant chargebacks. Please provide disconnect effective date or new Order ID. ,CURRENTSPOCCOMMENT :", "x": 2.276, "y": 6.782}, {"content": "INQUIRYID :20240117135800962-2 ,circuitid : ,SPID :14998 ,ORDERID :3374BCWY ,INQUIRYREASON :WIRELINE-MISSING RESIDUAL PAYMENT .CURRENTSPCOMMENT :COM 136946 - Account had significant chargebacks. Please provide disconnect effective date or new Order ID. ,CURRENTSPOCCOMMENT :", "x": 1.599, "y": 7.829}, {"content": "INQUIRYID :20240117135800962-20 ,circuitid : ,SPID :14998 ,ORDERID :3374-BDGN ,INQUIRYREASON :WIRELINE-MISSING RESIDUAL PAYMENT .CURRENTSPCOMMENT :COM 136946 - Account had significant chargebacks. Please provide disconnect effective date or new Order ID. ,CURRENTSPOCCOMMENT :", "x": 2.493, "y": 6.995}, {"content": "INQUIRYID :20240117135800962-21 ,circuitid : ,SPID :14998 ,ORDERID :3374BDGP ,INQUIRYREASON :WIRELINE-MISSING RESIDUAL PAYMENT .CURRENTSPCOMMENT :COM 136946 - Account had significant chargebacks. Please provide disconnect effective date or new Order ID. ,CURRENTSPOCCOMMENT :", "x": 2.002, "y": 7.275}, {"content": "INQUIRYID :20240117135800962-22 ,circuitid : ,SPID :14998 ,ORDERID :3374BDGQ ,INQUIRYREASON :WIRELINE-MISSING RESIDUAL PAYMENT .CURRENTSPCOMMENT :COM 136946 - Account had significant chargebacks. Please provide disconnect effective date or new Order ID. ,CURRENTSPOCCOMMENT :", "x": 1.94, "y": 6.941}]}}
